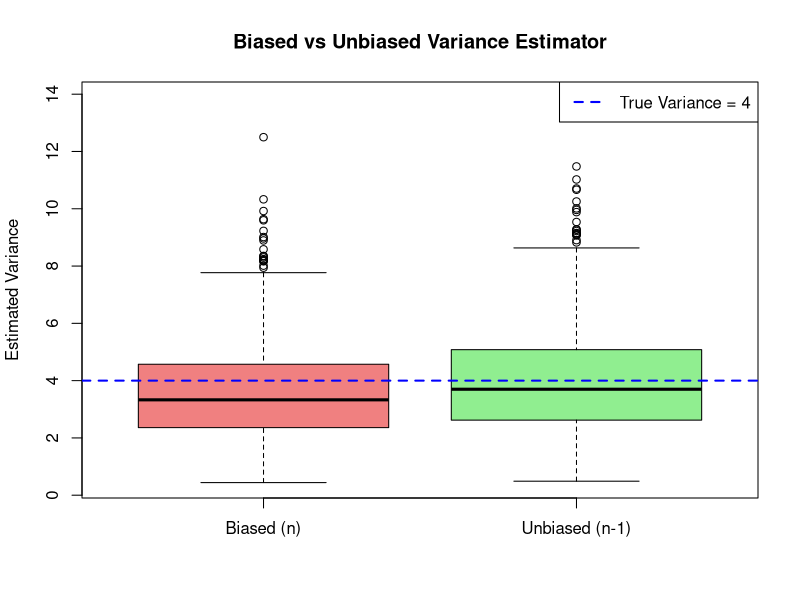

This figure's R source:
# E2-2: Compare biased and unbiased estimators of variance

set.seed(123)

n <- 10
N_sim <- 1000
true_var <- 4

biased <- numeric(N_sim)
unbiased <- numeric(N_sim)

for (i in 1:N_sim) {
  
  sample_data <- rnorm(n, mean = 0, sd = sqrt(true_var))
  
  # Biased estimator: divide by n
  biased[i] <- sum((sample_data - mean(sample_data))^2) / n
  
  # Unbiased estimator: divide by n-1
  unbiased[i] <- var(sample_data)
}

# Output
cat("Average biased estimator (divide by n):",
    mean(biased), "\n")

cat("Average unbiased estimator (divide by n-1):",
    mean(unbiased), "\n")

cat("True Variance:", true_var, "\n")


# Create PDF file
pdf("E2_2.pdf", width = 8, height = 6)

# Boxplot
boxplot(biased, unbiased,
        names = c("Biased (n)", "Unbiased (n-1)"),
        col = c("lightcoral", "lightgreen"),
        main = "Biased vs Unbiased Variance Estimator",
        ylab = "Estimated Variance")

# True variance line
abline(h = true_var,
       col = "blue",
       lwd = 2,
       lty = 2)

# Legend
legend("topright",
       legend = "True Variance = 4",
       col = "blue",
       lty = 2,
       lwd = 2)

# Close PDF
dev.off()
#getdw()








 # E2-2: Compare biased and unbiased estimators of variance

# set.seed(123)

# n <- 10
# N_sim <- 1000
# true_var <- 4

# biased <- numeric(N_sim)
# unbiased <- numeric(N_sim)

# for (i in 1:N_sim) {
  
#   sample_data <- rnorm(n, mean = 0, sd = sqrt(true_var))
  
#   # Biased estimator: divide by n
#   biased[i] <- sum((sample_data - mean(sample_data))^2) / n
  
#   # Unbiased estimator: divide by n-1
#   unbiased[i] <- var(sample_data)
# }

# # Output
# cat("Average biased estimator (divide by n):",
#     mean(biased), "\n")

# cat("Average unbiased estimator (divide by n-1):",
#     mean(unbiased), "\n")

# cat("True Variance:", true_var, "\n")


# # Graph
# boxplot(biased, unbiased,
#         names = c("Biased (n)", "Unbiased (n-1)"),
#         col = c("lightcoral", "lightgreen"),
#         main = "Biased vs Unbiased Variance Estimator",
#         ylab = "Estimated Variance")

# # True variance line
# abline(h = true_var,
#        col = "blue",
#        lwd = 2,
#        lty = 2)

# # Legend
# legend("topright",
#        legend = "True Variance = 4",
#        col = "blue",
#        lty = 2,
#        lwd = 2)
